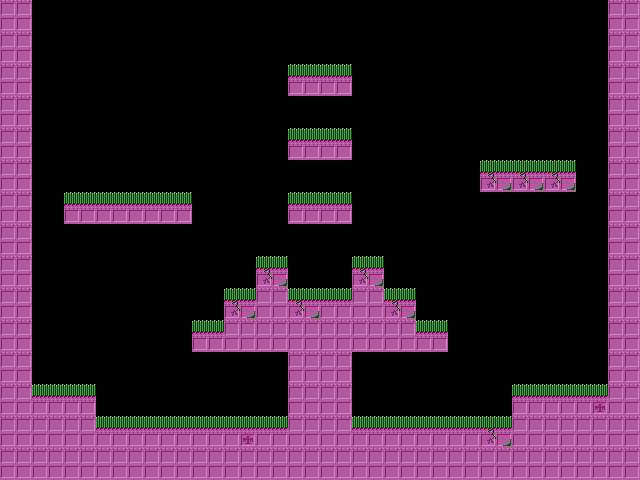

A 2D game scene composited from a Tiled map and its tileset images. What follows is a short description and the map's XML, with each tile layer's data collapsed to a summary:
An orthogonal 20x15 tile map with 32x32 px tiles, 1 tile layer (Layer 0) and 1 object (spawn).

<map version="1.0" orientation="orthogonal" width="20" height="15" tilewidth="32" tileheight="32"><tileset firstgid="1" name="Tileset" tilewidth="32" tileheight="32"><image source="Tileset.png" /></tileset><layer name="Layer 0" width="20" height="15"><data>[300 cells, 104 non-empty, 4 distinct tile ids]</data></layer><objectgroup name="Layer 1" width="20" height="15"><object name="P1" type="spawn" x="96" y="320"><polygon points="0,0 32,0 32,32 0,32 0,0 32,0" /></object></objectgroup></map>